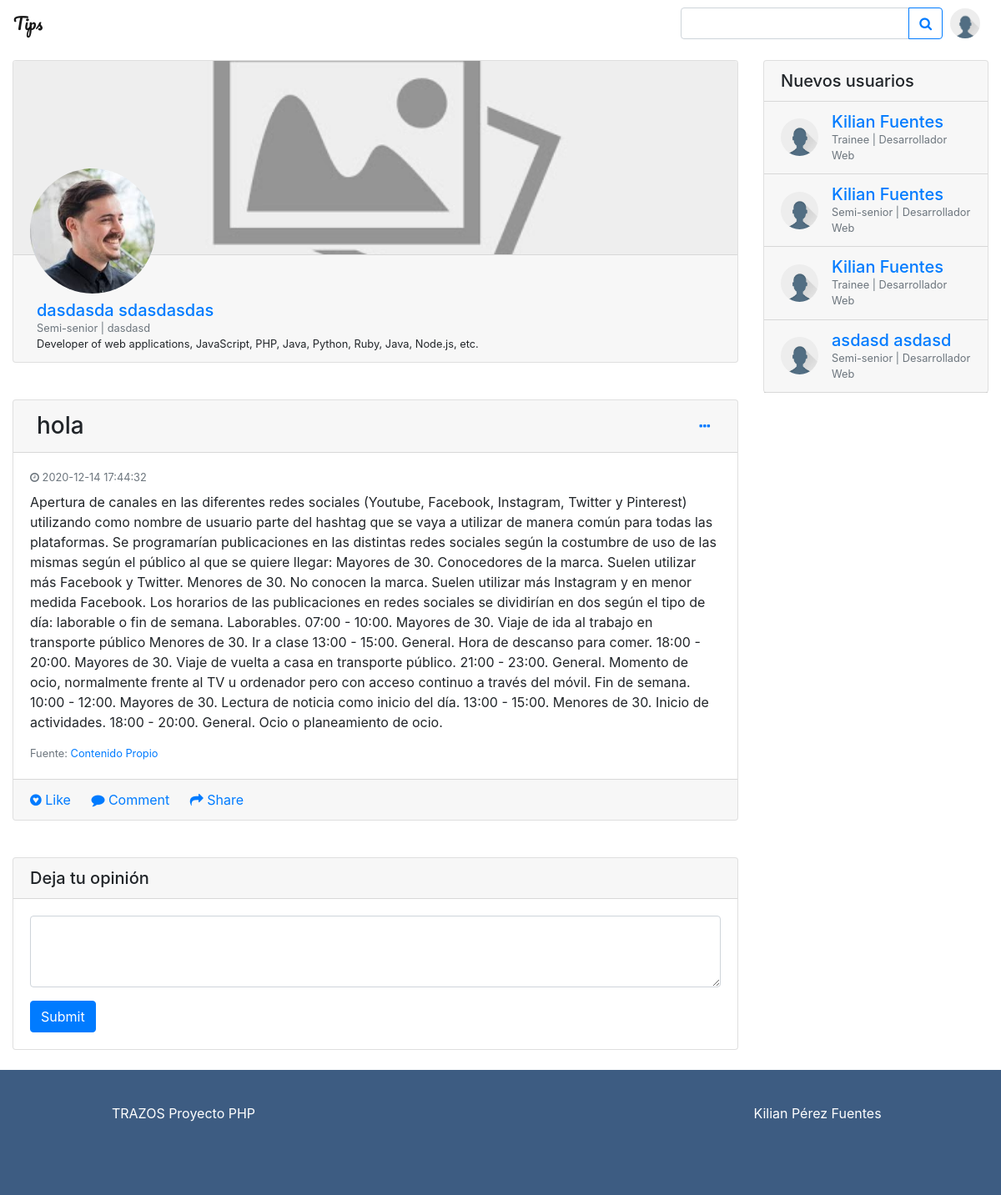
The app's page /views/pagepost.php?blog_post=97 (signed in) with its own data.
### tables this page shows
CREATE TABLE `blog_post` (
  `id` int(11) NOT NULL,
  `title` varchar(128) NOT NULL,
  `post_text` text NOT NULL,
  `source_url` varchar(255) NOT NULL,
  `source_name` varchar(255) NOT NULL DEFAULT 'Contenido propio',
  `created_at` datetime NOT NULL DEFAULT current_timestamp(),
  `post_img` varchar(255) NOT NULL,
  `user_id` int(11) NOT NULL
);

CREATE TABLE `user` (
  `id` int(11) NOT NULL,
  `name` varchar(128) NOT NULL,
  `surname` varchar(255) NOT NULL,
  `role_user` varchar(20) NOT NULL DEFAULT 'Trainee',
  `proficiency` varchar(128) NOT NULL,
  `user_img` varchar(255) NOT NULL DEFAULT 'https://lh3.googleusercontent.com/proxy/YYuun0Y_eTuEuWLZkdhnzmQQXQq1ti_iexXYkJIV1LrTzYqSs1xL3P4kIPOVsE6Voicj51c3ghg5PcMeJ6UvX6C9PpeFfHKHkV6ZAr00yK8fkA',
  `user_img_header` varchar(255) NOT NULL DEFAULT 'https://d500.epimg.net/cincodias/imagenes/2018/11/09/midinero/1541785111_101699_1541785255_noticia_normal.jpg',
  `email` varchar(255) NOT NULL,
  `password` varchar(255) NOT NULL,
  `created_at` datetime NOT NULL DEFAULT current_timestamp()
);

### models/pagepost.class.php (called while the page is built, shortened)
<?php
        if(!empty($_GET['blog_post'])){
            $q_select_post = "SELECT *
            FROM user INNER JOIN
            blog_post ON
            user.id = blog_post.
            `user_id` WHERE
            blog_post.`id` = ".$_GET['blog_post']."
            ORDER BY `blog_post`.
            `created_at` DESC";
            $exec_select_post = mysqli_query($db, $q_select_post) or die("ERROR PETICION BBDD views/pagepost.php");
            $content_post = mysqli_fetch_assoc($exec_select_post);
        }
?>

### config/ini.php (called while the page is built, shortened)
<?php
    $db = DBConexion::connect();
    require_once(__ROOT__.'/models/pagepost.class.php');
    require_once(__ROOT__.'/models/infopost.class.php');
?>

### models/infopost.class.php (called while the page is built, shortened)
<?php
        $num_items = 4;
        $q_new_users = "SELECT
        id,
        name,
        surname,
        user_img,
        email,
        role_user,
        proficiency
        FROM user
        ORDER BY `created_at`
        DESC LIMIT $num_items
           ";
        $exec_new_users = mysqli_query( $db,  $q_new_users) or die("FALLO DE MOSTAR NUEVOS USUARIOS");
?>

### modules/infoposts.php (the view)
<div class="card gedf-card border-bottom-0">
    <h5 class="card-header" >Nuevos usuarios</h5>
    <?php
            while($result_new_users = mysqli_fetch_assoc($exec_new_users)){
        ?>
        <div class="card-header">
        <div class="d-flex justify-content-between align-items-center">
            <div class="d-flex justify-content-between align-items-center">
                <div class="mr-2">
                    <img class="rounded-circle cicle-medium" src="<?=$result_new_users["user_img"]?>" alt="">
                </div>
                <div class="ml-2">
                    <div class="h5 m-0"><a href="../views/user.php?user=<?=$result_new_users["id"]?>"><?= $result_new_users["name"]." ". $result_new_users["surname"]?></a></div>
                    <div class="h7 text-muted"><?= $result_new_users["role_user"]. " | " .$result_new_users["proficiency"]?></div>
                </div>
            </div>
        </div>
        </div>
        <?php
        }
    ?>
</div>

### modules/infouserpage.php (shortened to what this page needs)
<?php
   if (!empty($_GET["blog_post"])) {
      $user_info = $content_post;
   }
?>
<div class="card gedf-card">
   <img class="card-img-top header-profile" src="<?=$user_info["user_img_header"]?>" alt="Card image cap">
   <div class="card-footer">
      <div >
         <div>
            <div class="row">
               <div class="col-sm-6">
                  <img class="mb-2 header-img rounded-circle cicle-large" src="<?=$user_info["user_img"]?>" alt="">
               </div>
            </div >
            <div class="d-flex align-items-end">
               <div class="ml-2">
                  <div class="h5 m-0"><a href="../views/user.php?user=<?=$user_info["user_id"]?>"><?= $user_info["name"]. " ".$user_info["surname"]?></a></div>
                  <div class="h7 text-muted"><?=$user_info["role_user"]?> | <?=$user_info["proficiency"]?></div>
                  <div class="h7">
                     Developer of web applications, JavaScript, PHP, Java, Python, Ruby, Java, Node.js, etc.
                  </div>
               </div>
            </div>
         </div>
      </div>
   </div>
</div>

### modules/infopostpage.php (shortened to what this page needs)
<div class="card gedf-card">
    <div class="card-header">
        <div class="d-flex justify-content-between align-items-center">
            <div class="d-flex justify-content-between align-items-center">
                <div class="ml-2">
                    <h1 class="card-title h3 m-0"><?=$content_post["title"];?></div>
            </div>
            <div>
			<?php
				if( !empty($content_post["user_id"])   &&
			$_SESSION["id"]  == $content_post["user_id"]){
			?>
				<form action="../views/updatepost.php?edit_post=true" method="post">
					<input type="hidden" name="edit_post_id" value="<?=$content_post["id"]?>" />
					<input type="hidden" name="edit_title" value="<?=$content_post["title"]?>" />
					<input type="hidden" name="edit_post_text" value="<?=$content_post["post_text"]?>" />
					<input type="hidden" name="edit_source_url" value="<?=$content_post["source_url"]?>" />
					<input type="hidden" name="edit_source_name" value="<?=$content_post["source_name"]?>" />
					<button type="submit" class="btn btn-primary"><i class="fa fa-edit" aria-hidden="true"></i></button>
				</form>
			<?php
			}else{
			?>
                <div class="dropdown">
                    <button class="btn btn-link dropdown-toggle" type="button" id="gedf-drop1" data-toggle="dropdown" aria-haspopup="true" aria-expanded="false">
                        <i class="fa fa-ellipsis-h"></i>
                    </button>
                </div>
                <?php
                }
                ?>
            </div>
        </div>
    </div>
    <div class="card-body">
        <div class="text-muted h7 mb-2"> <i class="fa fa-clock-o"></i> <?= $content_post["created_at"]?></div>
        <p class="card-text">
        <?= $content_post["post_text"]?>
        </p>
        <div class="text-muted h7">Fuente: <a href="<?=$content_post["source_url"];?>"><?=$content_post["source_name"];?></a></div></div>
    <div class="card-footer"><a href="#" class="card-link"><i class="fa fa-gittip"></i> Like</a>
        <a href="#" class="card-link"><i class="fa fa-comment"></i> Comment</a>
        <a href="#" class="card-link"><i class="fa fa-mail-forward"></i> Share</a>
    </div>
    </div>
    <div class="card my-4">
    <h5 class="card-header">Deja tu opinión</h5>
    <div class="card-body">
        <form>
            <div class="form-group">
                <textarea class="form-control" rows="3"></textarea>
            </div>
            <button type="submit" class="btn btn-primary">Submit</button>
        </form>
    </div>
    </div>

### assets/css/style.css (style rules this page uses)
.h7 { font-size: 0.8rem; }
.dropdown-toggle::after { content: none; display: none; }
h1 { margin-top:30px; margin-bottom: 35px; }
.header-profile { max-height: 232px; object-fit: cover; }
.header-img { margin-top: -116px; }
.cicle-medium { height: 45px; object-fit: cover; width: 45px; }
.cicle-large { height: 150px; object-fit: cover; width: 150px; }
@media (min-width: 992px) { .gedf-card { margin-bottom: 2.77rem; } }

### records on screen
blog_post: user.user_img_header (picture), user.user_img (picture), user.name "dasdasda", user.surname "sdasdasdas", user.role_user "Semi-senior", user.proficiency "dasdasd", title "hola", created_at "2020-12-14 17:44:32", post_text "Apertura de canales en las diferentes redes sociales (Youtube, Facebook, Instagram, Twitter y Pinterest) utilizando como nombre de usuario parte del hashtag que se vaya a utilizar de manera común para todas las plataformas. Se programarían publicaciones en las distintas redes sociales según la costumbre de uso de las mismas según el público al que se quiere llegar: Mayores de 30. Conocedores de la marca. Suelen utilizar más Facebook y Twitter. Menores de 30. No conocen la marca. Suelen utilizar más Instagram y en menor medida Facebook. Los horarios de las publicaciones en redes sociales se dividirían en dos según el tipo de día: laborable o fin de semana. Laborables. 07:00 - 10:00. Mayores…", source_name "Contenido Propio"
user: user_img (picture), name "Kilian", surname "Fuentes", role_user "Trainee", proficiency "Desarrollador Web"
user: user_img (picture), name "Kilian", surname "Fuentes", role_user "Semi-senior", proficiency "Desarrollador Web"
user: user_img (picture), name "Kilian", surname "Fuentes", role_user "Trainee", proficiency "Desarrollador Web"
user: user_img (picture), name "asdasd", surname "asdasd", role_user "Semi-senior", proficiency "Desarrollador Web"
